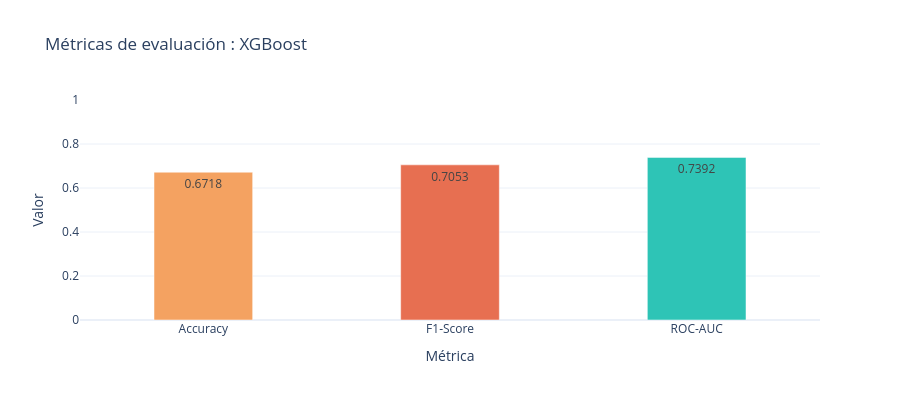

The code cell stored with this chart in its notebook:
### Code cell
# -- Visualizaciones ----------------------------------------------
from plotly.subplots import make_subplots

# Métricas
fig_metricas = go.Figure(go.Bar(
    x=['Accuracy', 'F1-Score', 'ROC-AUC'],
    y=[acc, f1, auc],
    text=[f'{acc:.4f}', f'{f1:.4f}', f'{auc:.4f}'],
    textposition='auto',
    marker_color=['#F4A261', '#E76F51', '#2EC4B6'],
    width=0.4
))
fig_metricas.update_layout(
    title='Métricas de evaluación : XGBoost',
    yaxis=dict(range=[0, 1], title='Valor'),
    xaxis_title='Métrica',
    height=400,
    template='plotly_white'
)
fig_metricas.show()

### Figure 1 — Plotly figure (JSON) as saved in the notebook; plotly's stock layout.template omitted (floating-point values rounded to 4 significant figures)
{"data": [{"marker": {"color": ["#F4A261", "#E76F51", "#2EC4B6"]}, "text": ["0.6718", "0.7053", "0.7392"], "textposition": "auto", "type": "bar", "width": 0.4, "x": ["Accuracy", "F1-Score", "ROC-AUC"], "y": [0.6718, 0.7053, 0.7392]}], "layout": {"height": 400, "title": {"text": "Métricas de evaluación : XGBoost"}, "xaxis": {"title": {"text": "Métrica"}}, "yaxis": {"range": [0, 1], "title": {"text": "Valor"}}}}
